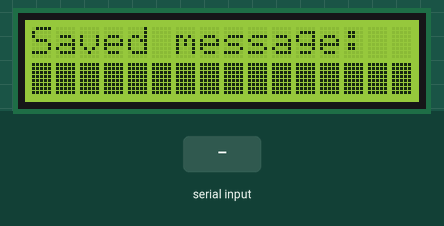
Bench run of a sketch on a simulated Arduino Uno, built with avr-gcc and run on an emulated ATmega328P. Shown: 16×2 character LCD. The test bench sets the inputs (shaded band). Storage starts empty; EEPROM starts erased.

Above: at 4.2 s.
4.3 s: "1" received over the second serial link
At 6.6 s:
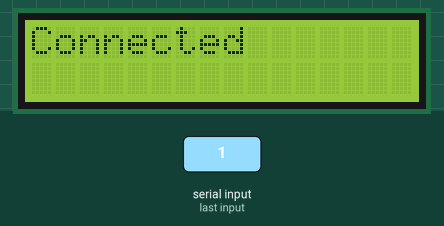
At 9.2 s:
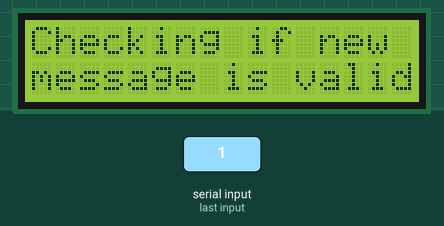
13.1 s: "0" received over the second serial link
At 14.7 s:
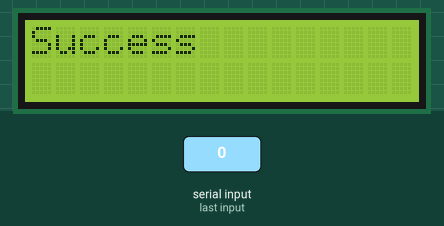
Timing chart, 0 to 16.2 s (numbered marks = the images above; inputs shaded):
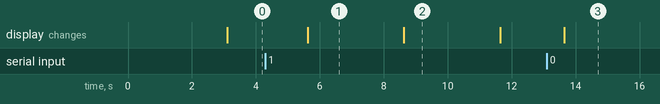

Measured:
- after the input at 4.3 s, the display: changes after 1.3 s (image 1)
- what the display in image 1 shows lasts 3.0 s, from 5.6 s to 8.6 s

The sketch:

project_23_06_12.ino
```cpp
#include <SoftwareSerial.h>
#include <LiquidCrystal.h>
#include <EEPROM.h>
#include <SD.h> // Library for SD card communication

SoftwareSerial bluetooth(0, 1); // RX, TX pins for Bluetooth communication
LiquidCrystal lcd(8, 9, 4, 5, 6, 7); // LCD keypad shield pins

String lastMessage = ""; // Variable to store the last received message
boolean newMessageReceived = false; // Flag to indicate if a new message is received
boolean isConnected = false; // Flag to indicate if connected to a device
int messageSize = 0; // Size of the message stored in EEPROM
int startIndex = 0; // Start index for displaying message on LCD
unsigned long lastDataReceivedTime = 0; // Timestamp of the last data received

void inf_display(String Message, String Type){ //this is an infinte loop
  lcd.setCursor(0, 0);
  lcd.print(Type);
  lcd.setCursor(0, 1);
  lcd.print(Message.substring(startIndex, startIndex + 16));
  delay(500); // Display the first 16 characters and add a new one each half a second

  startIndex++; // Increment the start index

  if (startIndex > Message.length()) {
    startIndex = 0; // Reset the start index to loop through the message
  }
}

void setup() {
  lcd.begin(16, 2); // Initialize the LCD display
  bluetooth.begin(9600); // Initialize the Bluetooth communication

  messageSize = EEPROM.read(0); // Read the size of the stored message from EEPROM
  if (messageSize > 0) {
    for (int i = 0; i < messageSize; i++) {
      lastMessage += char(EEPROM.read(i + 1)); // Read the stored message from EEPROM
    }
  }
  else{
    lcd.clear();
    lcd.print("NO SAVED INFO");
    delay(3000);
  }

  // Initialize the SD card
  if (!SD.begin(10)) {
    lcd.clear();
    lcd.print("SD card failed");
    delay(3000);
    return;
  } // even if this fails, now we can use SD options

  // Read the file and set it as the input message
  File file = SD.open("input.txt"); // "input.txt" will be autochanged later on in terminal app
  if (file) {
    while (file.available()) {
      lastMessage += char(file.read());
    }
    file.close();
  }
  else {
    lcd.clear();
    lcd.print("File not found");
    delay(3000);
  }
}

void loop() {
  // case 0: we run for the very first time and it's without Bluetooth
  if (!isConnected && !bluetooth.available() && lastMessage.length() <= 0) {
    lcd.clear();
    lcd.setCursor(0, 0);
    lcd.print("First time,");
    lcd.setCursor(0, 1);
    lcd.print("huh?");
    delay(3000);
  }
  // case 1: just started - no established connection at all
  else if (!isConnected && !bluetooth.available() && lastMessage.length() > 0) {
    lcd.clear();
    inf_display(lastMessage, "Saved message:"); //loop through the saved message
  }
  // case 2 - The upload passed but the connection is still up
  else if (isConnected) {
    if (!bluetooth.available()) {
      unsigned long currentTime = millis(); // Get the current time

      // Check if no new data received within 12 seconds
      if (currentTime - lastDataReceivedTime > 12000) {
        lcd.clear();
        lcd.print("Connection down");
        delay(3000); // Display "Connection lost" message for 3 seconds

        lcd.clear();
        lcd.setCursor(0, 0);
        lcd.print("Try re-sending");
        lcd.setCursor(0, 1);
        lcd.print("to enable");
        delay(3000);

        isConnected = false; // Reset the flag to indicate disconnected state
      }
      else{
        return;//this is a safety measure to prevent spam
      }
    }
  }
  // case 3: first time uploading (for the boot)
  else if (!isConnected && bluetooth.available()) {
    String receivedMessage = bluetooth.readString(); // Read the complete message from Bluetooth

    lcd.clear();
    lcd.print("Connected");
    delay(3000); // Display "Connected" message for 3 seconds

    lcd.clear();
    lcd.setCursor(0, 0);
    lcd.print("Checking if new");
    lcd.setCursor(0, 1);
    lcd.print("message is valid");
    delay(3000);

    if (receivedMessage.length() > 0) {
      lastMessage = receivedMessage; // Store the new message as the last message
      newMessageReceived = true; // Set the flag indicating a new message is received

      if (newMessageReceived) {
        lcd.clear();
        lcd.setCursor(0, 0);
        lcd.print("Saving to EEPROM");
        lcd.setCursor(0, 1);
        lcd.print("the NEW message");
        delay(2000); // Display "Saving to EEPROM the NEW message"

        messageSize = lastMessage.length();
        EEPROM.write(0, messageSize); // Write the size of the message to EEPROM
        for (int i = 0; i < messageSize; i++) {
          EEPROM.write(i + 1, lastMessage.charAt(i)); // Write each character of the message to EEPROM
        }
        lcd.clear();
        lcd.print("Success");
        delay(2000);
      }
      else { // Reset the flag if no new message is received
        newMessageReceived = false;
        lcd.clear();
        lcd.setCursor(0, 0);
        lcd.print("No new");
        lcd.setCursor(0, 1);
        lcd.print("message to save");
        delay(3000);
      }
      isConnected = true; // Set the flag to indicate connected state
    }
    else {
      lcd.clear();
      lcd.setCursor(0, 0);
      lcd.print("Message length");
      lcd.setCursor(0, 1);
      lcd.print("is invalid!");
      delay(3000);
    }
  }
} // no need for case 4, where state is (+;+)
```
